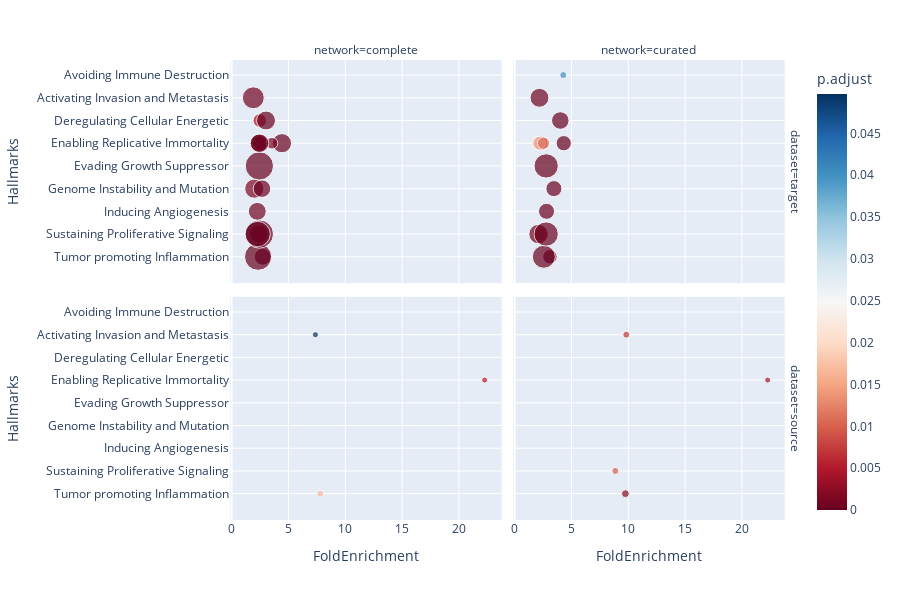

Notebook code for this chart:
### Code cell
df = hallmarks_mapping[
    hallmarks_mapping.is_outlier==1
].sort_values('Hallmarks', ascending=False)
fig = px.scatter(
    df, 
    x="FoldEnrichment",
    y="Hallmarks",
    size="Count",
    color="p.adjust",
    facet_row='dataset',
    facet_col='network',
    color_continuous_scale=px.colors.sequential.RdBu,
    hover_name='Term name',
    size_max=20,
    height=600
)
fig.show()

### Figure 1 — Plotly figure (JSON) as saved in the notebook; plotly's stock layout.template omitted (floating-point values rounded to 4 significant figures)
{"data": [{"hovertemplate": "<b>%{hovertext}</b><br><br>dataset=target<br>network=complete<br>FoldEnrichment=%{x}<br>Hallmarks=%{y}<br>Count=%{marker.size}<br>p.adjust=%{marker.color}<extra></extra>", "hovertext": ["Cytokine production involved in immune response", "Regulation of inflammatory response", "Positive regulation of cell growth", "Negative regulation of cell cycle", "Positive regulation of cell cycle", "Positive regulation of angiogenesis", "Regulation of DNA repair", "DNA integrity Checkpoint", "Negative regulation of cell cycle", "Cellular senescence", "Regulation of telomere maintenance", "Telomere maintenance", "Regulation of cellular senescence", "Telomere organization", "Glycolysis", "Cellular response to hypoxia", "Negative regulation of cell adhesion"], "legendgroup": "", "marker": {"color": [7.623e-05, 1.422e-08, 0.0001608, 4.751e-10, 2.531e-07, 0.0005257, 0.001367, 5.076e-05, 4.751e-10, 5.519e-11, 0.001689, 0.0002141, 0.00109, 7.053e-05, 0.0044, 9.304e-07, 0.0005236], "coloraxis": "coloraxis", "size": [23, 60, 27, 65, 52, 26, 30, 25, 65, 30, 18, 26, 11, 28, 15, 29, 39], "sizemode": "area", "sizeref": 0.1625, "symbol": "circle"}, "mode": "markers", "name": "", "orientation": "h", "showlegend": false, "type": "scatter", "x": [2.726, 2.324, 2.385, 2.436, 2.289, 2.254, 1.991, 2.667, 2.436, 4.426, 2.472, 2.388, 3.548, 2.458, 2.477, 3.024, 1.904], "xaxis": "x3", "y": ["Tumor promoting Inflammation", "Tumor promoting Inflammation", "Sustaining Proliferative Signaling", "Sustaining Proliferative Signaling", "Sustaining Proliferative Signaling", "Inducing Angiogenesis", "Genome Instability and Mutation", "Genome Instability and Mutation", "Evading Growth Suppressor", "Enabling Replicative Immortality", "Enabling Replicative Immortality", "Enabling Replicative Immortality", "Enabling Replicative Immortality", "Enabling Replicative Immortality", "Deregulating Cellular Energetic", "Deregulating Cellular Energetic", "Activating Invasion and Metastasis"], "yaxis": "y3"}, {"hovertemplate": "<b>%{hovertext}</b><br><br>dataset=target<br>network=curated<br>FoldEnrichment=%{x}<br>Hallmarks=%{y}<br>Count=%{marker.size}<br>p.adjust=%{marker.color}<extra></extra>", "hovertext": ["Cytokine production involved in immune response", "Regulation of inflammatory response", "Positive regulation of cell growth", "Positive regulation of cell cycle", "Negative regulation of cell cycle", "Positive regulation of angiogenesis", "DNA integrity Checkpoint", "Negative regulation of cell cycle", "Telomere organization", "Telomere maintenance", "Regulation of telomere maintenance", "Cellular senescence", "Cellular response to hypoxia", "Regulation of immune response to tumor cell", "Negative regulation of cell adhesion"], "legendgroup": "", "marker": {"color": [0.0002461, 2.481e-07, 0.01172, 0.0005565, 3.838e-09, 0.0001612, 8.119e-06, 3.838e-09, 0.005745, 0.01813, 0.01104, 9.18e-07, 5.012e-08, 0.04008, 0.0004953], "coloraxis": "coloraxis", "size": [17, 43, 16, 31, 48, 21, 21, 48, 17, 15, 12, 19, 25, 4, 29], "sizemode": "area", "sizeref": 0.1625, "symbol": "circle"}, "mode": "markers", "name": "", "orientation": "h", "showlegend": false, "type": "scatter", "x": [3.104, 2.566, 2.177, 2.103, 2.772, 2.804, 3.451, 2.772, 2.299, 2.122, 2.539, 4.319, 4.016, 4.273, 2.182], "xaxis": "x4", "y": ["Tumor promoting Inflammation", "Tumor promoting Inflammation", "Sustaining Proliferative Signaling", "Sustaining Proliferative Signaling", "Sustaining Proliferative Signaling", "Inducing Angiogenesis", "Genome Instability and Mutation", "Evading Growth Suppressor", "Enabling Replicative Immortality", "Enabling Replicative Immortality", "Enabling Replicative Immortality", "Enabling Replicative Immortality", "Deregulating Cellular Energetic", "Avoiding Immune Destruction", "Activating Invasion and Metastasis"], "yaxis": "y4"}, {"hovertemplate": "<b>%{hovertext}</b><br><br>dataset=source<br>network=complete<br>FoldEnrichment=%{x}<br>Hallmarks=%{y}<br>Count=%{marker.size}<br>p.adjust=%{marker.color}<extra></extra>", "hovertext": ["Regulation of inflammatory response", "Cellular senescence", "Negative regulation of cell adhesion"], "legendgroup": "", "marker": {"color": [0.01663, 0.005141, 0.0497], "coloraxis": "coloraxis", "size": [4, 3, 3], "sizemode": "area", "sizeref": 0.1625, "symbol": "circle"}, "mode": "markers", "name": "", "orientation": "h", "showlegend": false, "type": "scatter", "x": [7.795, 22.27, 7.37], "xaxis": "x", "y": ["Tumor promoting Inflammation", "Enabling Replicative Immortality", "Activating Invasion and Metastasis"], "yaxis": "y"}, {"hovertemplate": "<b>%{hovertext}</b><br><br>dataset=source<br>network=curated<br>FoldEnrichment=%{x}<br>Hallmarks=%{y}<br>Count=%{marker.size}<br>p.adjust=%{marker.color}<extra></extra>", "hovertext": ["Regulation of inflammatory response", "Positive regulation of cell cycle", "Cellular senescence", "Negative regulation of cell adhesion"], "legendgroup": "", "marker": {"color": [0.002113, 0.009665, 0.004092, 0.007225], "coloraxis": "coloraxis", "size": [5, 4, 3, 4], "sizemode": "area", "sizeref": 0.1625, "symbol": "circle"}, "mode": "markers", "name": "", "orientation": "h", "showlegend": false, "type": "scatter", "x": [9.744, 8.859, 22.27, 9.826], "xaxis": "x2", "y": ["Tumor promoting Inflammation", "Sustaining Proliferative Signaling", "Enabling Replicative Immortality", "Activating Invasion and Metastasis"], "yaxis": "y2"}], "layout": {"annotations": [{"font": {}, "showarrow": false, "text": "network=complete", "x": 0.24, "xanchor": "center", "xref": "paper", "y": 1, "yanchor": "bottom", "yref": "paper"}, {"font": {}, "showarrow": false, "text": "network=curated", "x": 0.74, "xanchor": "center", "xref": "paper", "y": 1, "yanchor": "bottom", "yref": "paper"}, {"font": {}, "showarrow": false, "text": "dataset=source", "textangle": 90, "x": 0.98, "xanchor": "left", "xref": "paper", "y": 0.2425, "yanchor": "middle", "yref": "paper"}, {"font": {}, "showarrow": false, "text": "dataset=target", "textangle": 90, "x": 0.98, "xanchor": "left", "xref": "paper", "y": 0.7575, "yanchor": "middle", "yref": "paper"}], "coloraxis": {"colorbar": {"title": {"text": "p.adjust"}}, "colorscale": [[0, "rgb(103,0,31)"], [0.1, "rgb(178,24,43)"], [0.2, "rgb(214,96,77)"], [0.3, "rgb(244,165,130)"], [0.4, "rgb(253,219,199)"], [0.5, "rgb(247,247,247)"], [0.6, "rgb(209,229,240)"], [0.7, "rgb(146,197,222)"], [0.8, "rgb(67,147,195)"], [0.9, "rgb(33,102,172)"], [1, "rgb(5,48,97)"]]}, "height": 600, "legend": {"itemsizing": "constant", "tracegroupgap": 0}, "margin": {"t": 60}, "xaxis": {"anchor": "y", "domain": [0, 0.48], "title": {"text": "FoldEnrichment"}}, "xaxis2": {"anchor": "y2", "domain": [0.5, 0.98], "matches": "x", "title": {"text": "FoldEnrichment"}}, "xaxis3": {"anchor": "y3", "domain": [0, 0.48], "matches": "x", "showticklabels": false}, "xaxis4": {"anchor": "y4", "domain": [0.5, 0.98], "matches": "x", "showticklabels": false}, "yaxis": {"anchor": "x", "domain": [0, 0.485], "title": {"text": "Hallmarks"}}, "yaxis2": {"anchor": "x2", "domain": [0, 0.485], "matches": "y", "showticklabels": false}, "yaxis3": {"anchor": "x3", "domain": [0.515, 1], "matches": "y", "title": {"text": "Hallmarks"}}, "yaxis4": {"anchor": "x4", "domain": [0.515, 1], "matches": "y", "showticklabels": false}}}
